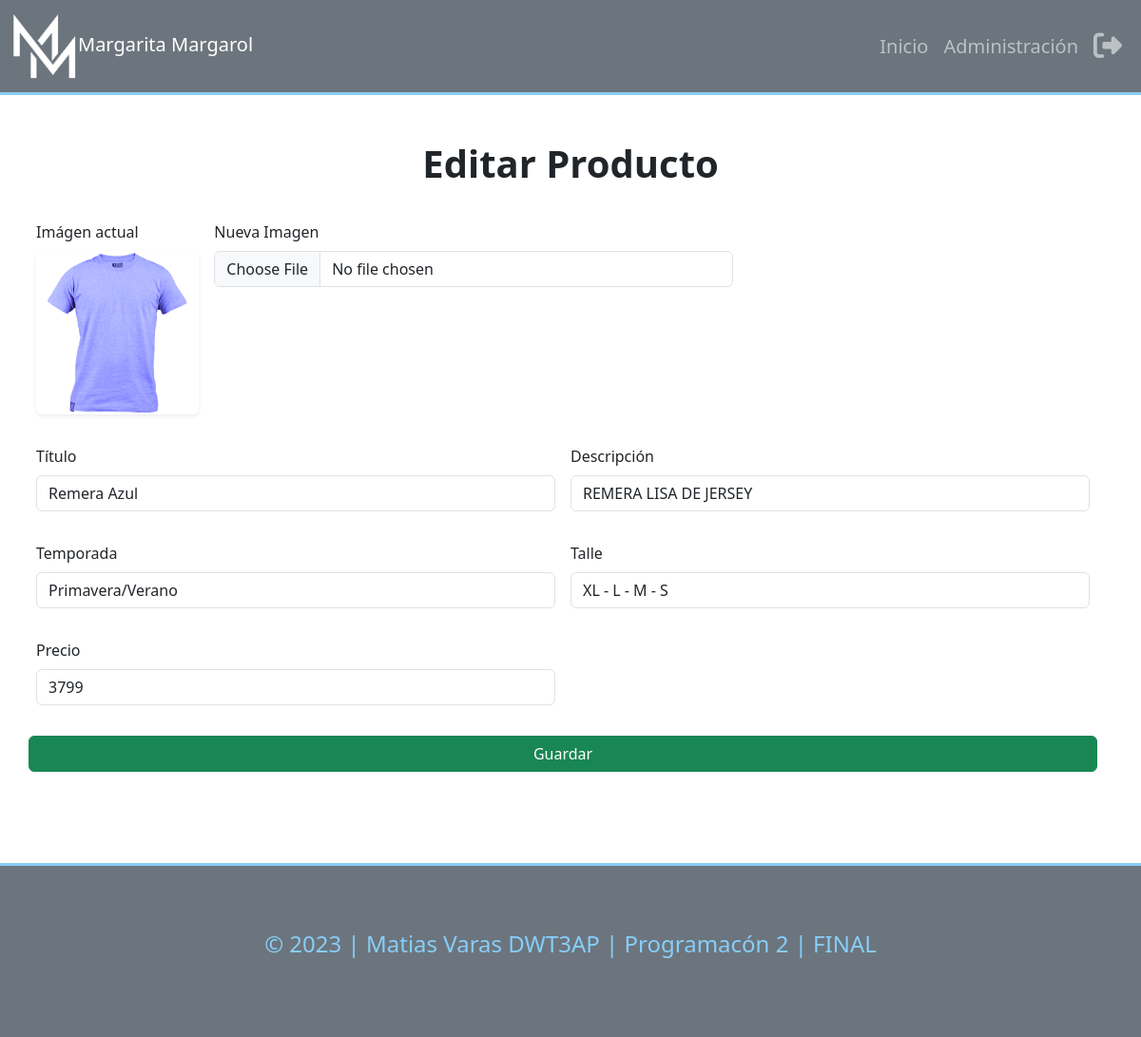
The app's page /admin/index.php?sec=edit_producto&id=4 (signed in) with its own data.
### tables this page shows
CREATE TABLE `producto` (
  `id` int(10) UNSIGNED NOT NULL,
  `titulo` varchar(256) NOT NULL,
  `prenda_id` int(10) UNSIGNED NOT NULL,
  `talle` varchar(256) NOT NULL,
  `temporada_id` int(10) UNSIGNED NOT NULL,
  `material_id` int(10) UNSIGNED NOT NULL,
  `marca_id` int(10) UNSIGNED NOT NULL,
  `descripcion` text NOT NULL,
  `portada` varchar(256) NOT NULL,
  `precio` float(8,2) NOT NULL
);

CREATE TABLE `temporada` (
  `id` int(10) UNSIGNED NOT NULL,
  `nombre` varchar(256) NOT NULL
);

### Clases/Producto.php (called while the page is built, shortened)
<?php
class Producto {
    protected $id;
    protected $titulo;
    protected $talle;
    protected $temporada_id;
    protected $descripcion;
    protected $portada;
    protected $precio;
    public function producto_por_id(int $idProducto) : ? Producto {
        $conexion = (new Conexion())->getConexion();
        $query = "SELECT p.*, GROUP_CONCAT(DISTINCT m.nombre) as materiales, GROUP_CONCAT(DISTINCT ma.nombre) as marcas, GROUP_CONCAT(DISTINCT t.nombre) as temporadas, pr.nombre as prenda_nombre
                  FROM producto p
                  LEFT JOIN material m ON p.material_id = m.id
                  LEFT JOIN marca ma ON p.marca_id = ma.id
                  LEFT JOIN temporada t ON p.temporada_id = t.id
                  LEFT JOIN prenda pr ON p.prenda_id = pr.id
                  WHERE p.id = :idProducto";
        $PDOStatement = $conexion->prepare($query);
        $PDOStatement->setFetchMode(PDO::FETCH_CLASS, self::class);
        $PDOStatement->execute(["idProducto" => $idProducto]);
        $result = $PDOStatement->fetch();
        return $result;
    }
    public function getId() {
        return $this->id;
    }
    public function getPortada() {
        return $this->portada;
    }
    public function getTitulo() {
        return $this->titulo;
    }
    public function getDescripcion() {
        return $this->descripcion;
    }
    public function getTalle() {
        return $this->talle;
    }
    public function getTemporada() {
        $temporada = (new Temporada())->get_por_id($this->temporada_id);
        $nombre = $temporada->getNombre();
        return $nombre;
    }
    public function getPrecio() {
        return $this->precio;
    }
}
?>

### Clases/Temporada.php (called while the page is built, shortened)
<?php
    class Temporada {
        protected $nombre;
    public function get_por_id(int $id) {
        $query = "SELECT * FROM temporada WHERE id = $id";
        $conexion = (new Conexion())->getConexion();
        $PDOStatement = $conexion->prepare($query);
        $PDOStatement->execute();
        $PDOStatement->setFetchMode(PDO::FETCH_CLASS, self::class);
        $resultado = $PDOStatement->fetch();
        return $resultado;
    }
    public function getNombre() {
        return $this->nombre;
    }
};
?>

### admin/Vistas/edit_producto.php (the view, shortened to what this page needs)
<?PHP
$id = $_GET['id'] ?? FALSE;
$producto = (new Producto())->producto_por_id($id);
?>
<div class="row my-5">
    <div class="col">
        <h1 class="text-center mb-1 fw-bold">Editar Producto</h1>
        <div class="row mb-5 d-flex align-items-center">
            <form class="row g-3" action="actions/edit_producto_acc.php?id=<?= $producto->getId() ?>" method="POST" enctype="multipart/form-data">
			<div class="col-md-2 mb-3">
                    <label for="imagen" class="form-label">Imágen actual</label>
                    <img src="../IMG/<?= $producto->getPortada() ?>" alt="Imágen Illustrativa de <?= $producto->getTitulo() ?>" class="img-fluid rounded shadow-sm d-block">
                </div>
				<div class="col-md-4 mb-3 w-50">
                    <label for="portada" class="form-label">Nueva Imagen</label>
                    <input class="form-control" type="file" id="portada" name="portada">
                </div>
                <div class="col-md-6 mb-3">
                    <label for="titulo" class="form-label">Título</label>
                    <input type="text" class="form-control" id="titulo" name="titulo" value="<?= $producto->getTitulo() ?>">
                </div>
				<div class="col-md-6 mb-3">
                    <label for="descripcion" class="form-label">Descripción</label>
                    <input type="text" class="form-control" id="descripcion" name="descripcion" value="<?= $producto->getDescripcion() ?>">
                </div>
                <div class="col-md-6 mb-3">
                    <label for="temporada" class="form-label">Temporada</label>
                    <input type="text" class="form-control" id="temporada" name="temporada" value="<?= $producto->getTemporada() ?>">
                </div>
                <div class="col-md-6 mb-3">
                    <label for="talle" class="form-label">Talle</label>
                    <input type="none" class="form-control" id="talle" name="talle" value="<?= $producto->getTalle() ?>">
                </div>
				<div class="col-md-6 mb-3">
                    <label for="precio" class="form-label">Precio</label>
                    <input type="text" class="form-control" id="precio" name="precio" value="<?= $producto->getPrecio() ?>">
                </div>
                <button type="submit" class="btn btn-success">Guardar</button>
            </form>
        </div>
    </div>
</div>

### CSS/estilos.css (style rules this page uses)
html { font-family: Open Sans, sans-serif; padding: 0; }

### records on screen
producto: portada (picture), titulo "Remera Azul", descripcion "REMERA LISA DE JERSEY", talle "XL - L - M - S", precio "3799"
temporada: temporada "Primavera/Verano"
